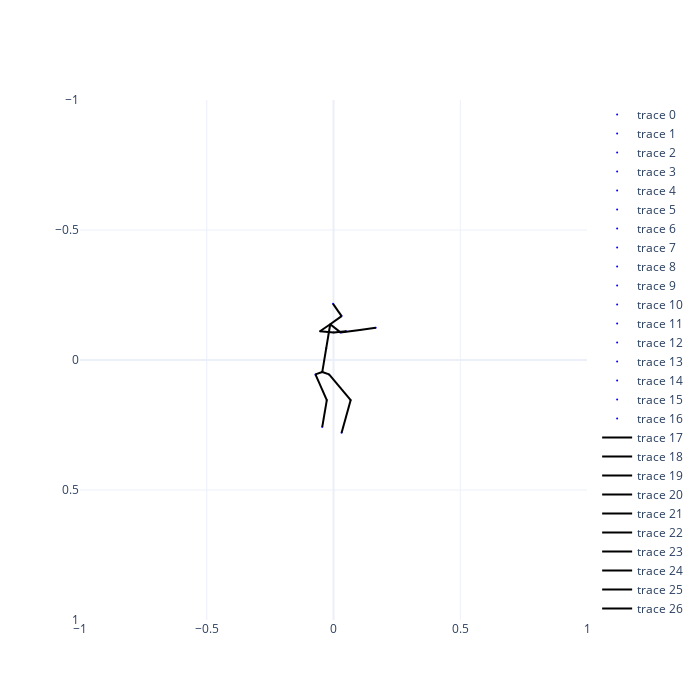

Notebook cell for this chart:
### Code cell
# 2d input
aihub_2d = copy.deepcopy(test['data_input'][frame_num])
# 2d skeleton
pos = copy.deepcopy(aihub_2d)
points_aihub_2d = {}
for i, p in enumerate(pos):
    p = np.append(p, 0.0)
    #print(i, h36m_keypoints[i], p)
    points_aihub_2d[i] = p
pos_vector = pos.reshape(-1) # (51,)
total_min, total_max = pos_vector.min(), pos_vector.max()
print("total min: ", total_min,
      "total max: ", total_max)

interact(draw_skeleton_2d(points_aihub_2d, h36m_connections))

### Figure 1 — Plotly figure (JSON) as saved in the notebook; plotly's stock layout.template omitted (floating-point values rounded to 4 significant figures)
{"data": [{"marker": {"color": "blue", "size": 2}, "mode": "markers", "type": "scatter", "x": [-0.04432], "y": [0.04639]}, {"marker": {"color": "blue", "size": 2}, "mode": "markers", "type": "scatter", "x": [-0.01741], "y": [0.05536]}, {"marker": {"color": "blue", "size": 2}, "mode": "markers", "type": "scatter", "x": [0.06784], "y": [0.1541]}, {"marker": {"color": "blue", "size": 2}, "mode": "markers", "type": "scatter", "x": [0.03194], "y": [0.2797]}, {"marker": {"color": "blue", "size": 2}, "mode": "markers", "type": "scatter", "x": [-0.07124], "y": [0.05536]}, {"marker": {"color": "blue", "size": 2}, "mode": "markers", "type": "scatter", "x": [-0.02638], "y": [0.1541]}, {"marker": {"color": "blue", "size": 2}, "mode": "markers", "type": "scatter", "x": [-0.04432], "y": [0.2573]}, {"marker": {"color": "blue", "size": 2}, "mode": "markers", "type": "scatter", "x": [-0.02862], "y": [-0.04558]}, {"marker": {"color": "blue", "size": 2}, "mode": "markers", "type": "scatter", "x": [-0.01292], "y": [-0.1376]}, {"marker": {"color": "blue", "size": 2}, "mode": "markers", "type": "scatter", "x": [0.03194], "y": [-0.169]}, {"marker": {"color": "blue", "size": 2}, "mode": "markers", "type": "scatter", "x": [-0.001703], "y": [-0.2161]}, {"marker": {"color": "blue", "size": 2}, "mode": "markers", "type": "scatter", "x": [-0.0533], "y": [-0.1106]}, {"marker": {"color": "blue", "size": 2}, "mode": "markers", "type": "scatter", "x": [0.0005401], "y": [-0.1061]}, {"marker": {"color": "blue", "size": 2}, "mode": "markers", "type": "scatter", "x": [0.04989], "y": [-0.1106]}, {"marker": {"color": "blue", "size": 2}, "mode": "markers", "type": "scatter", "x": [0.02746], "y": [-0.1061]}, {"marker": {"color": "blue", "size": 2}, "mode": "markers", "type": "scatter", "x": [0.1037], "y": [-0.1151]}, {"marker": {"color": "blue", "size": 2}, "mode": "markers", "type": "scatter", "x": [0.1665], "y": [-0.1241]}, {"line": {"color": "black"}, "mode": "lines", "type": "scatter", "x": [-0.04432, -0.01741], "y": [0.04639, 0.05536]}, {"line": {"color": "black"}, "mode": "lines", "type": "scatter", "x": [-0.04432, -0.07124], "y": [0.04639, 0.05536]}, {"line": {"color": "black"}, "mode": "lines", "type": "scatter", "x": [-0.04432, -0.02862], "y": [0.04639, -0.04558]}, {"line": {"color": "black"}, "mode": "lines", "type": "scatter", "x": [-0.01741, 0.06784], "y": [0.05536, 0.1541]}, {"line": {"color": "black"}, "mode": "lines", "type": "scatter", "x": [0.06784, 0.03194], "y": [0.1541, 0.2797]}, {"line": {"color": "black"}, "mode": "lines", "type": "scatter", "x": [-0.07124, -0.02638], "y": [0.05536, 0.1541]}, {"line": {"color": "black"}, "mode": "lines", "type": "scatter", "x": [-0.02638, -0.04432], "y": [0.1541, 0.2573]}, {"line": {"color": "black"}, "mode": "lines", "type": "scatter", "x": [-0.02862, -0.01292], "y": [-0.04558, -0.1376]}, {"line": {"color": "black"}, "mode": "lines", "type": "scatter", "x": [-0.01292, 0.03194], "y": [-0.1376, -0.169]}, {"line": {"color": "black"}, "mode": "lines", "type": "scatter", "x": [0.03194, -0.001703], "y": [-0.169, -0.2161]}, {"line": {"color": "black"}, "mode": "lines", "type": "scatter", "x": [-0.01292, 0.02746], "y": [-0.1376, -0.1061]}, {"line": {"color": "black"}, "mode": "lines", "type": "scatter", "x": [0.02746, 0.1037], "y": [-0.1061, -0.1151]}, {"line": {"color": "black"}, "mode": "lines", "type": "scatter", "x": [0.1037, 0.1665], "y": [-0.1151, -0.1241]}, {"line": {"color": "black"}, "mode": "lines", "type": "scatter", "x": [-0.01292, -0.0533], "y": [-0.1376, -0.1106]}, {"line": {"color": "black"}, "mode": "lines", "type": "scatter", "x": [-0.0533, 0.0005401], "y": [-0.1106, -0.1061]}, {"line": {"color": "black"}, "mode": "lines", "type": "scatter", "x": [0.0005401, 0.04989], "y": [-0.1061, -0.1106]}], "layout": {"height": 700, "width": 700, "xaxis": {"range": [-1, 1]}, "yaxis": {"range": [1, -1]}}}
